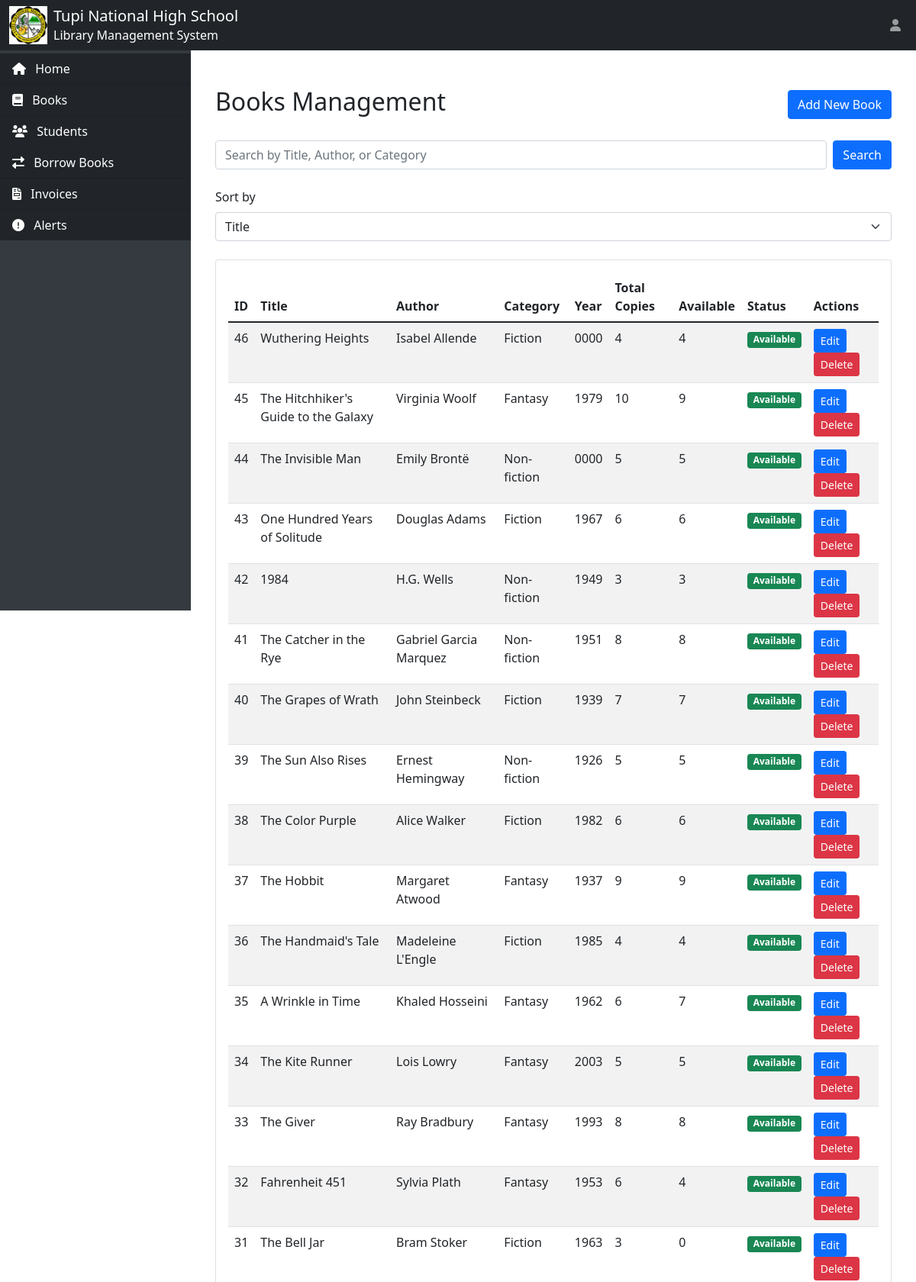
The app's page /books.php (signed in, upper part) with its own data.
### tables this page shows
CREATE TABLE `books` (
  `book_id` int(11) NOT NULL,
  `title` varchar(200) NOT NULL,
  `author_id` int(11) NOT NULL,
  `category_id` int(11) NOT NULL,
  `publication_year` year(4) DEFAULT NULL,
  `available_copies` int(11) NOT NULL,
  `status` enum('available','borrowed') DEFAULT 'available',
  `total_copies` int(11) DEFAULT 1
);

CREATE TABLE `authors` (
  `author_id` int(11) NOT NULL,
  `name` varchar(100) NOT NULL
);

CREATE TABLE `categories` (
  `category_id` int(11) NOT NULL,
  `name` varchar(100) NOT NULL
);

### books.php (the view, shortened to what this page needs)
<?php include 'login_first.php' ?>
<?php
include 'config.php';
include 'header.php';
$search = "";
?>
<div class="container mt-4">
    <div class="d-flex justify-content-between align-items-center mb-4">
        <h2>Books Management</h2>
        <button type="button" class="btn btn-primary" data-bs-toggle="modal" data-bs-target="#addBookModal">
            Add New Book
        </button>
    </div>
    <div class="mb-4">
        <form method="GET" class="d-flex">
            <input type="text" class="form-control" name="search"
                   placeholder="Search by Title, Author, or Category"
                   id="searchInput" value="<?php echo htmlspecialchars($search); ?>">
            <button type="submit" class="btn btn-primary ms-2">Search</button>
        </form>
    </div>
    <div class="mb-4">
        <label for="sort" class="form-label">Sort by</label>
        <select id="sort" class="form-select" onchange="sortBooks()">
            <option value="title">Title</option>
        </select>
    </div>
    <div class="card">
        <div class="card-body">
            <div class="table-responsive">
                <table class="table table-striped">
                    <thead>
                        <tr>
                            <th>ID</th>
                            <th>Title</th>
                            <th>Author</th>
                            <th>Category</th>
                            <th>Year</th>
                            <th>Total Copies</th>
                            <th>Available</th>
                            <th>Status</th>
                            <th>Actions</th>
                        </tr>
                    </thead>
                    <tbody id="bookTableBody">
                        <?php
                        $query = "SELECT b.*, a.name as author_name, c.name as category_name
                                 FROM books b
                                 JOIN authors a ON b.author_id = a.author_id
                                 JOIN categories c ON b.category_id = c.category_id";
                        $query .= " ORDER BY b.book_id DESC";
                        $result = mysqli_query($conn, $query);
                        while ($row = mysqli_fetch_assoc($result)):
                        ?>
                            <tr>
                                <td><?php echo $row['book_id']; ?></td>
                                <td><?php echo htmlspecialchars($row['title']); ?></td>
                                <td><?php echo htmlspecialchars($row['author_name']); ?></td>
                                <td><?php echo htmlspecialchars($row['category_name']); ?></td>
                                <td><?php echo $row['publication_year']; ?></td>
                                <td><?php echo $row['total_copies']; ?></td>
                                <td><?php echo $row['available_copies']; ?></td>
                                <td>
                                    <span class="badge bg-<?php echo $row['status'] == 'available' ? 'success' : 'warning'; ?>">
                                        <?php echo ucfirst($row['status']); ?>
                                    </span>
                                </td>
                                <td>
                                    <button class="btn btn-sm btn-primary edit-book"
                                            data-bs-toggle="modal"
                                            data-bs-target="#editBookModal"
                                            data-book='<?php echo json_encode($row); ?>'>
                                        Edit
                                    </button>
                                    <a href="books.php?delete=<?php echo $row['book_id']; ?>"
                                       class="btn btn-sm btn-danger"
                                       onclick="return confirm('Are you sure you want to delete this book?')">
                                        Delete
                                    </a>
                                </td>
                            </tr>
                        <?php endwhile; ?>
                    </tbody>
                </table>
            </div>
        </div>
    </div>
</div>

### records on screen
books: book_id "46", title "Wuthering Heights", author.name "Isabel Allende", category.name "Fiction", publication_year "0000", total_copies "4", available_copies "4", status "Available"
books: book_id "45", title "The Hitchhiker's Guide to the Galaxy", author.name "Virginia Woolf", category.name "Fantasy", publication_year "1979", total_copies "10", available_copies "9", status "Available"
books: book_id "44", title "The Invisible Man", author.name "Emily Brontë", category.name "Non-fiction", publication_year "0000", total_copies "5", available_copies "5", status "Available"
books: book_id "43", title "One Hundred Years of Solitude", author.name "Douglas Adams", category.name "Fiction", publication_year "1967", total_copies "6", available_copies "6", status "Available"
books: book_id "42", title "1984", author.name "H.G. Wells", category.name "Non-fiction", publication_year "1949", total_copies "3", available_copies "3", status "Available"
books: book_id "41", title "The Catcher in the Rye", author.name "Gabriel Garcia Marquez", category.name "Non-fiction", publication_year "1951", total_copies "8", available_copies "8", status "Available"
books: book_id "40", title "The Grapes of Wrath", author.name "John Steinbeck", category.name "Fiction", publication_year "1939", total_copies "7", available_copies "7", status "Available"
books: book_id "39", title "The Sun Also Rises", author.name "Ernest Hemingway", category.name "Non-fiction", publication_year "1926", total_copies "5", available_copies "5", status "Available"
books: book_id "38", title "The Color Purple", author.name "Alice Walker", category.name "Fiction", publication_year "1982", total_copies "6", available_copies "6", status "Available"
books: book_id "37", title "The Hobbit", author.name "Margaret Atwood", category.name "Fantasy", publication_year "1937", total_copies "9", available_copies "9", status "Available"
books: book_id "36", title "The Handmaid's Tale", author.name "Madeleine L'Engle", category.name "Fiction", publication_year "1985", total_copies "4", available_copies "4", status "Available"
books: book_id "35", title "A Wrinkle in Time", author.name "Khaled Hosseini", category.name "Fantasy", publication_year "1962", total_copies "6", available_copies "7", status "Available"
books: book_id "34", title "The Kite Runner", author.name "Lois Lowry", category.name "Fantasy", publication_year "2003", total_copies "5", available_copies "5", status "Available"
books: book_id "33", title "The Giver", author.name "Ray Bradbury", category.name "Fantasy", publication_year "1993", total_copies "8", available_copies "8", status "Available"
books: book_id "32", title "Fahrenheit 451", author.name "Sylvia Plath", category.name "Fantasy", publication_year "1953", total_copies "6", available_copies "4", status "Available"
books: book_id "31", title "The Bell Jar", author.name "Bram Stoker", category.name "Fiction", publication_year "1963", total_copies "3", available_copies "0", status "Available"
